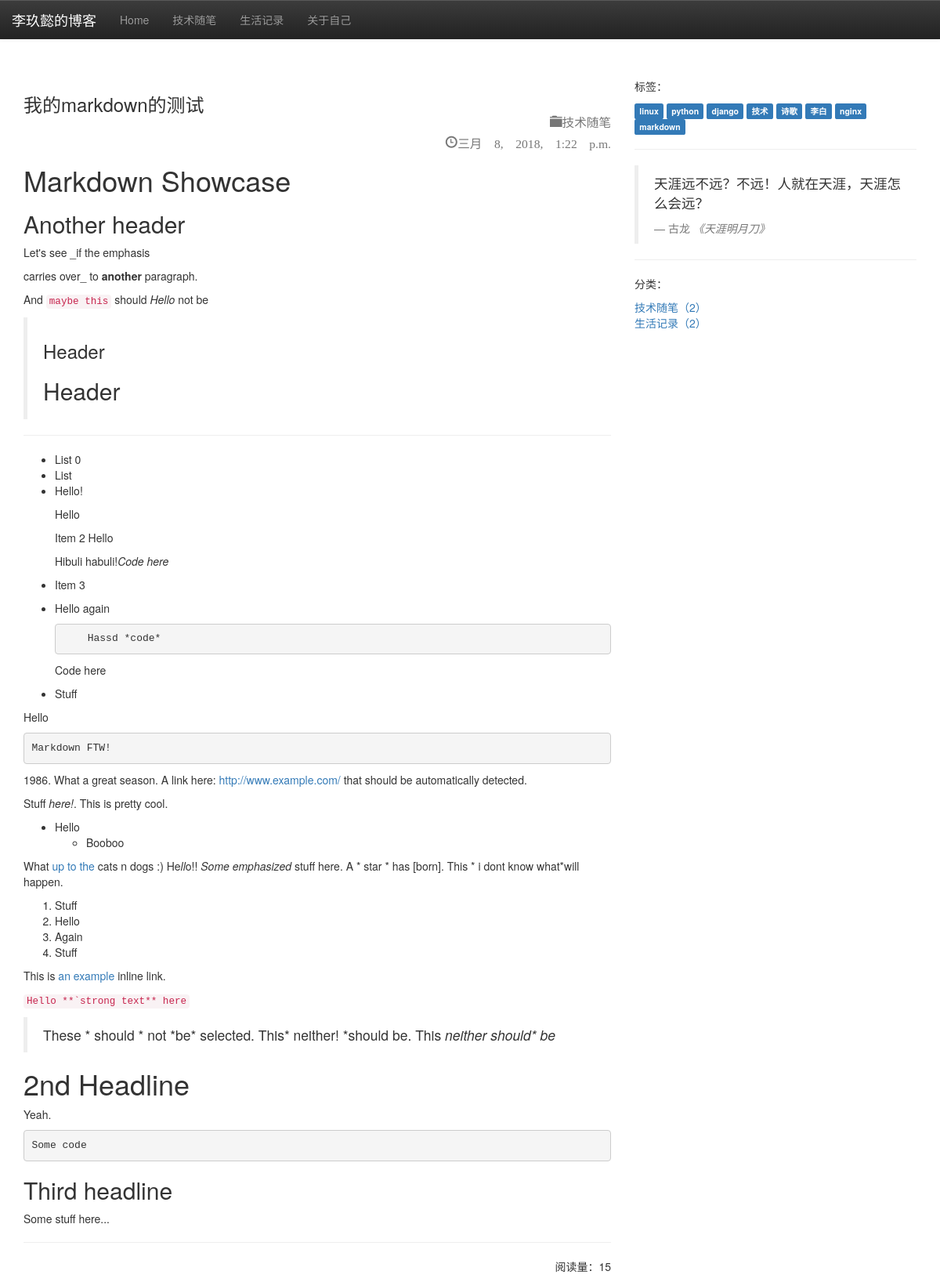
The app's page /blog/4/ with its own data.
### blog/models.py (models this page shows, shortened)
class Blog(models.Model):
    title = models.CharField(max_length=50, verbose_name='题目')
    content = models.TextField(verbose_name='内容')
    created_time = models.DateTimeField(auto_now_add=True, verbose_name='创建时间')
    changed_time = models.DateTimeField(auto_now=True, verbose_name='修改时间')
    tag = models.ManyToManyField(Tag,verbose_name='标签')
    category = models.ForeignKey(Category, on_delete=models.CASCADE,verbose_name='分类')
    view_count=models.IntegerField(default=0,verbose_name='阅读量')
    class Meta:
        ordering = ['-created_time']
        db_table = '博客'
        verbose_name_plural = '博客'

class Category(models.Model):
    category = models.CharField(max_length=20, verbose_name='分类')
    def __str__(self):
        return self.category
    class Meta:
        db_table = '分类'
        verbose_name_plural = '博客分类'

class Tag(models.Model):
    tag = models.CharField(max_length=20, verbose_name='标签')
    def __str__(self):
        return  self.tag
    class Meta:
        db_table = '标签'
        verbose_name_plural = '博客标签'

### blog/views.py (the view)
# urls.py: path('blog/<int:blogid>/',views.detailblogview,name='detail'),
def detailblogview(request, blogid):
    blog=models.Blog.objects.get(pk=blogid)
    tags = models.Tag.objects.all()
    blog_category_learn = models.Blog.objects.filter(category__category__contains='技术随笔').count()
    blog_category_life = models.Blog.objects.filter(category__category__contains='生活笔记').count()
    blog.view_count += 1
    blog.save()
    blog.content = markdown.markdown(blog.content,extensions=[
                                     'markdown.extensions.extra',
                                     'markdown.extensions.codehilite',
                                     'markdown.extensions.toc',])
    context = {
        'blog' : blog,
        'tags' : tags,
        'blog_category_learn' : blog_category_learn,
        'blog_category_life' :blog_category_life,
    }
    return render(request,'detail.html',context=context)

### templates/detail.html (shortened to what this page needs)
{% load static %}
<!DOCTYPE html>
<html lang="zh-CN">
<head>
<link rel="stylesheet" href="https://cdn.bootcss.com/bootstrap/3.3.7/css/bootstrap.min.css">
<link rel="stylesheet" href="https://cdn.bootcss.com/bootstrap/3.3.7/css/bootstrap-theme.min.css">
</head>
<body>
 <div class="container">
     <div class="row">
         <nav class="nav navbar-default navbar-fixed-top navbar-inverse" role="navigation">
             <a href="#" class="navbar-brand ">李玖懿的博客</a>
             <div id="navbar" class="collapse navbar-collapse">
                 <ul id="mytab" class="navbar-nav nav">
                     <li ><a href="{% url 'index' %}">Home</a></li>
                     <li ><a href="{% url 'learn' %}">技术随笔</a></li>
                     <li ><a href="{% url 'life' %}">生活记录</a> </li>
                     <li ><a href="">关于自己</a> </li>
                 </ul>
             </div>
         </nav>
     </div>
 </div>
 <br>
 <br>
 <br>
 <br>
 <br>
 <div class="container">
     <div class="row">
         <div class="col-md-8">
             <h3>{{ blog.title }}
                 <small>
                     <p class="text-right"><span class="glyphicon glyphicon-folder-close" aria-hidden="true">{{ blog.category }}</span></p>
                     <p class="text-right"><span class="glyphicon glyphicon-time" aria-hidden="true">{{ blog.created_time }}</span></p>
                 </small>
             </h3>
             <p>{{ blog.content|safe }}</p>
             <hr>
             <p class="text-right">阅读量：{{ blog.view_count }}</p>
         </div>
         <div class="col-md-4">
             <p>标签：</p>
             {% for tag in tags %}
                 <span class="label label-primary ">{{ tag }}</span>
             {% endfor %}
             <hr>
         <blockquote>
             <p>天涯远不远？不远！人就在天涯，天涯怎么会远？</p>
             <footer>古龙 <cite title="Source Title">《天涯明月刀》</cite></footer>
         </blockquote>
         <hr>
         <p>分类：</p>
         <a href="{% url 'learn' %}">技术随笔（{{ blog_category_learn }}）</a>
         <br>
         <a href="{% url 'life' %}">生活记录（{{ blog_category_life  }}）</a>
         </div>
     </div>
 </div>
</body>
</html>

### records on screen
Blog: title "我的markdown的测试", category "技术随笔", created_time "三月 8, 2018, 1:22 p.m.", content "Markdown Showcase Another header Let's see _if the emphasis carries over_ to another paragraph. And maybe this should Hello not be Header Header List 0 List Hello! Hello Item 2 Hello Hibuli habuli! Code here Item 3 Hello again Hassd *code* Code here Stuff Hello Markdown FTW! 1986. What a great season. A link here: http://www.example.com/ that should be automatically detected. Stuff here! . This is pretty cool. Hello Booboo What up to the cats n dogs :) He ll o!! Some emphasized stuff here. A * star * has [born]. This * i dont know what*will happen. Stuff Hello Again Stuff This is an example inline link. Hello **`strong text** here These * should * not *be* selected. This* neither! *should…", view_count "15"
Tag: tag "linux"
Tag: tag "python"
Tag: tag "django"
Tag: tag "技术"
Tag: tag "诗歌"
Tag: tag "李白"
Tag: tag "nginx"
Tag: tag "markdown"

### other values on screen
{{ blog_category_learn }} "2"
{{ blog_category_life }} "2"
